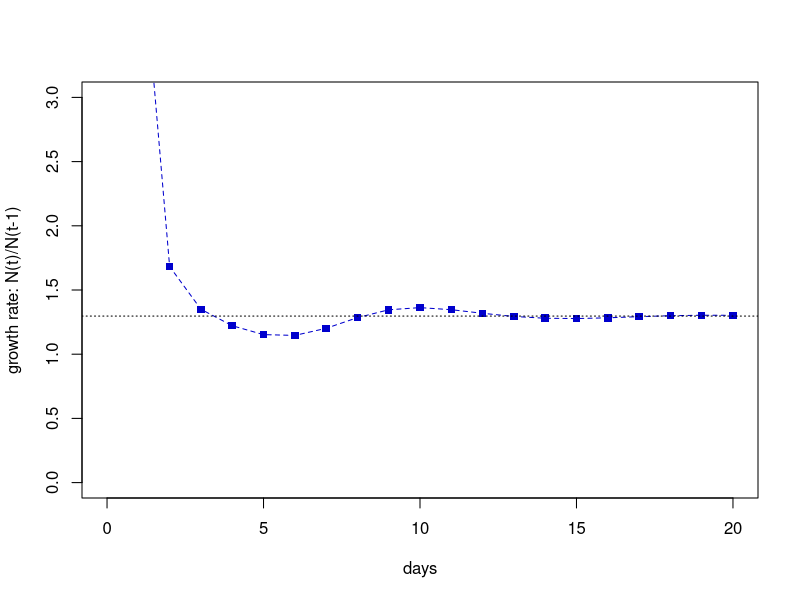

This chart was generated by the following R code:
##
## General note on program comments:
##
## Comments with "##" are standard to all my programs.
## Comments with "#" are descriptive of the specific program.
## Comments with "#." are lines of program code that can be used by deleting the "#.".
##

##
## General note on program structure:
## 
## It is generally best to look at the program elements in this order:
##  1. INTRODUCTION
##  2. OUTPUT
##  3. DATA
##  4. INITIALIZATION
##  5. MAIN PROGRAM
##  6. FUNCTIONS
##

##
## INTRODUCTION
##

# This program simulates the growth of an aphid population using a stage-structured model.

##
## DATA
##
## Import any data from files.
## Give values to any fixed parameters.
##

# define the model size and the number of days
stages <- 6	
days <- 20     

# define the initial population of stage "i"
V0 <- c(0,0,0,0,0,1)

# define the average reproduction of new adults
m1 <- 4.695652

# define the average reproduction of adults after the first day of reproduction
m <- 3.865435

# define the probability of development from stage "j" to stage "i=j+1" 
p <- c(0.4210526,0.7142857,0.5384615,0.3793103,0.4545455)

# define the probability of survival in stage "i" without development 	
s <- c(0.5526316,0.2380952,0.4230769,0.5172414,0.5000000,0.9032258)

# define the probability of the transition from oldest nymph to reproducing adult
a <- 0.03448276


##
## INITIALIZATION
##
## Set up any running variables that need to have a starting value.
## Create any needed data structures.
##

# define the data structures for the model, populations, total population, proportions, and daily growth rates
M <- matrix(0,nrow=stages,ncol=stages)		# The model is "V[,j+1] = M %*% V[,j]"
V <- matrix(0,nrow=stages,ncol=days+1)		# "V[i,j]" is the population of stage "i" at time "j-1"
N <- array(0,dim=days+1)				# "N[j]" is the total population at time "j-1"
U <- matrix(0,nrow=stages,ncol=days+1)		# "U[i,j]" is the proportion of stage "i" at time "j-1"
R <- array(0,dim=days)					# "R[j]" is the ratio of "N" at time "j" to "N" at time "j-1"

# enter the initial populations into "V"
V[,1] <- V0

# enter the "p" values into "M" 
for (j in 1:stages-1)
	M[j+1,j] <- p[j]

# enter the "s" values into "M" 
for (j in 1:stages)
	M[j,j] <- s[j]

# enter "a" into "M"
M[6,4] <- a

# compute the fecundities (see Caswell book) and enter them into "M"
survival <- sqrt(sum(M[,1]))
M[1,stages] <- survival*(1+M[stages,stages])*m/2
M[1,stages-1] <- survival*M[stages,stages-1]*m1


##
## FUNCTIONS
##
## Define any functions that the main program requires.
## Calculations that need to repeated at different points of a program should be
##   coded as functions.
##

# "eigen(M)" is a built-in function that determines the eigenvalues and eigenvectors of a matrix "M"
#    "eigen(M)$values[1] is the largest eigenvalue
#    "eigen(M)$vectors[,1]" is an eigenvector for the largest eigenvalue


##
## MAIN PROGRAM
##
## Perform the computations, using functions as needed.
##


## FIND THE LONG-TERM GROWTH RATE AND AGE DISTRIBUTION

# Compute eigenvalues and eigenvectors using "eigen"
result <- eigen(M)

# "lambda1" is the largest eigenvalue
lambda1 <- Re(result$values[1])	# "Re(x)" ignores any imaginary part of "x" (should be 0)

# "proportions" is the normalized eigenvector for the largest eigenvalue
proportions <- Re(result$vectors[,1]/sum(result$vectors[,1]))

# "r" is the continuous growth rate, which we need for any differential equation model
r <- log(lambda1)				# "log" is natural logarithm


## RUN THE SIMULATION

# Compute "V"
for (t in 1:days)			# "t" is the new time value
	{	
	n <- t			# "n" is the column number for the old population values
	V[,n+1] <- M %*% V[,n]  # "V[,n+1]" is the column of new population values
	}

# Compute "N" 			# "N[j]" is the total population at time "j-1"
N <- colSums(V)

# Compute "U"			# "U[,j]" is the column of proportions at time "j-1"
for (j in 1:(days+1)) 
	U[,j] <- V[,j]/N[j]

# Compute "R" 			# "R[j]" is the ratio of "N" at time "j" to "N" at time "j-1"
R <- N[2:(days+1)]/N[1:days]	


##
## OUTPUT
##
## Create any needed graphs.
## Display key results.
##

# determine the y-axis limit
ymax <- min(max(R),3)

# plot the data for daily growth rate
plot(1:days, R, pch=15, xlim=(c(0,days)), ylim=(c(0,ymax)), col="blue3", xlab="days", ylab="growth rate: N(t)/N(t-1)")

# connect the points in the growth rate graph
lines(1:days, R, pch=15, col="blue3", lty=2)

# plot the long-term growth rate as an asymptote
abline(h=lambda1, lty=3)

# print the output quantities

M			# matrix for the model
lambda1		# dominant eigenvalue
proportions		# proportions of stages for stable distribution
r			# growth rate for continuous model


